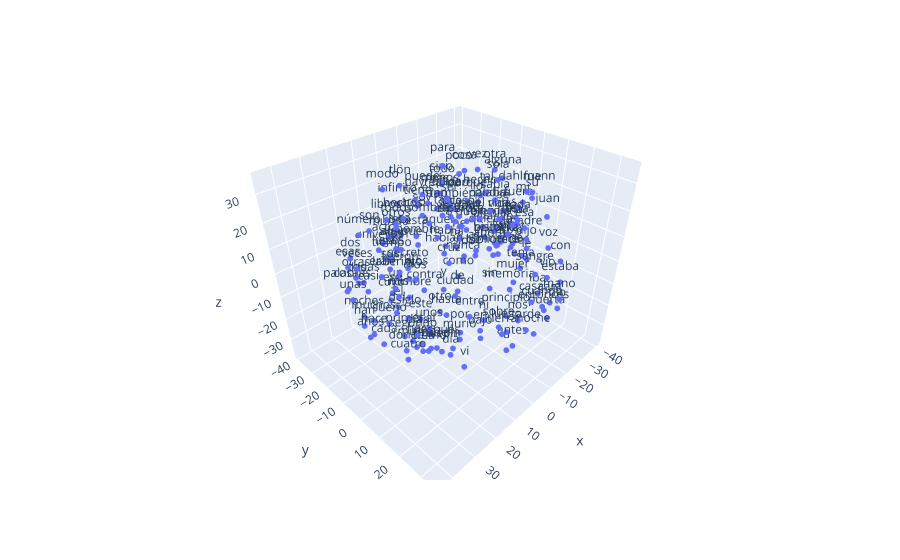

This figure's notebook cell:
### Markdown cell above
Oservación:  
Los vectores de las palabras "mujer" y "casa" son similares. Eso significa que aparecen en el mismo contexto.

### Code cell
# Graficar los embedddings en 3D

vecs, labels = reduce_dimensions(w2v_model,3)

fig = px.scatter_3d(x=vecs[:MAX_WORDS,0], y=vecs[:MAX_WORDS,1], z=vecs[:MAX_WORDS,2],text=labels[:MAX_WORDS])
fig.update_traces(marker_size = 2)
#fig.show(renderer="colab") # esto para plotly en colab

### Figure 1 — Plotly figure (JSON) as saved in the notebook; plotly's stock layout.template omitted (floating-point values rounded to 4 significant figures; data arrays with more than 128 entries replaced by an {"elided": "..."} marker saying what was removed)
{"data": [{"hovertemplate": "x=%{x}<br>y=%{y}<br>z=%{z}<br>text=%{text}<extra></extra>", "legendgroup": "", "marker": {"color": "#636efa", "size": 2, "symbol": "circle"}, "mode": "markers+text", "name": "", "scene": "scene", "showlegend": false, "text": {"elided": "200 str values"}, "type": "scatter3d", "x": {"elided": "200 float values"}, "y": {"elided": "200 float values"}, "z": {"elided": "200 float values"}}], "layout": {"legend": {"tracegroupgap": 0}, "margin": {"t": 60}, "scene": {"domain": {"x": [0, 1], "y": [0, 1]}, "xaxis": {"title": {"text": "x"}}, "yaxis": {"title": {"text": "y"}}, "zaxis": {"title": {"text": "z"}}}}}
